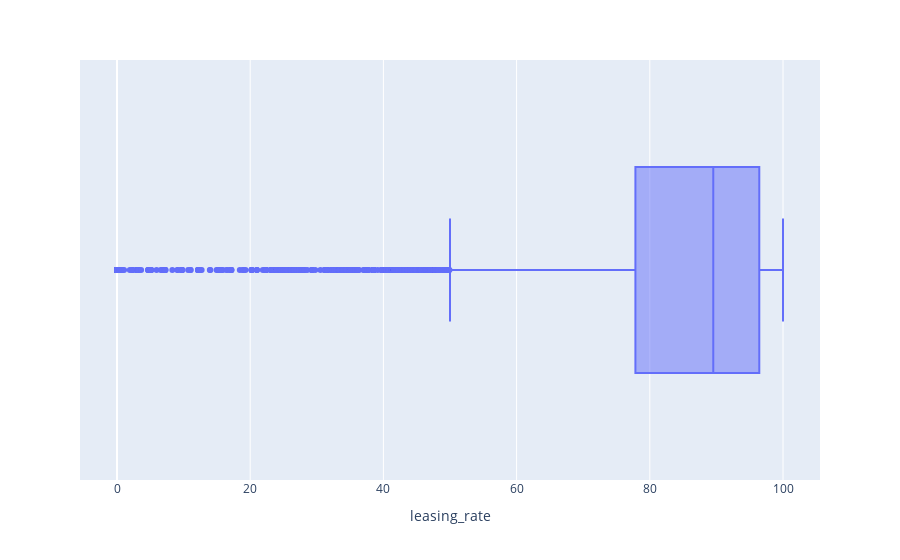

Here is the notebook cell this chart was saved with:
### Code cell
px.box(green,x='leasing_rate')

### Figure 1 — Plotly figure (JSON) as saved in the notebook; plotly's stock layout.template omitted (floating-point values rounded to 4 significant figures; data arrays with more than 128 entries replaced by an {"elided": "..."} marker saying what was removed)
{"data": [{"alignmentgroup": "True", "hovertemplate": "leasing_rate=%{x}<extra></extra>", "legendgroup": "", "marker": {"color": "#636efa"}, "name": "", "notched": false, "offsetgroup": "", "orientation": "h", "showlegend": false, "type": "box", "x": {"elided": "7894 float values"}, "x0": " ", "xaxis": "x", "y0": " ", "yaxis": "y"}], "layout": {"boxmode": "group", "legend": {"tracegroupgap": 0}, "margin": {"t": 60}, "xaxis": {"anchor": "y", "domain": [0, 1], "title": {"text": "leasing_rate"}}, "yaxis": {"anchor": "x", "domain": [0, 1]}}}
